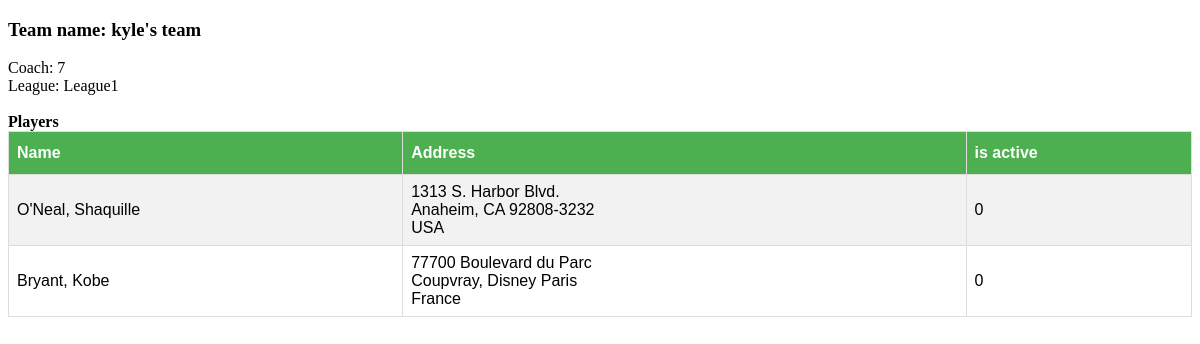
Screenshot of /web/team_view.php?team_ID=4 with the database file from the repository.
### tables this page shows
CREATE TABLE Sports_team (
    ID int(10) unsigned not null AUTO_INCREMENT,
    League int(10) unsigned DEFAULT NULL,
    Coach int(10) unsigned UNIQUE DEFAULT NULL,
    Team_name varchar(100) not null,

    PRIMARY KEY (ID),
    FOREIGN KEY (Coach) REFERENCES User (ID) ON DELETE SET NULL,
    FOREIGN KEY (League) REFERENCES League (ID) ON DELETE SET NULL
);

CREATE TABLE Players (
    ID int(10) unsigned not null AUTO_INCREMENT,
    Team int (10) unsigned not null,
    Name_first varchar(100),
    Name_last varchar(100) not null,
    Street varchar(250),
    City varchar(100),
    State varchar(100),
    Country varchar(100),
    ZipCode char(10) DEFAULT NULL,
    currently_active bit(1) DEFAULT 0,

    PRIMARY KEY (ID),
    FOREIGN KEY (Team) REFERENCES Sports_team (ID),
    UNIQUE INDEX uniq_name (Name_last, Name_first)
);

### web/functions/team_fns.php (called while the page is built, shortened)
<?php
	require_once("classes/Player.php");
	require_once("classes/Team.php");
	function get_team_by_ID($team_id)
	{
		$team_table = TEAM_TABLE;
		$db = db_connect();
		$query = "SELECT *
					FROM $team_table
					WHERE ID = $team_id";
		if (!$result = $db->query($query))
		{
			return null;
		}
		$data['info'] = $result->fetch_assoc();
		$data['players'] = get_players($team_id);
		return $data;
	}
	function get_players($team_id)
	{
		$players_table = PLAYERS_TABLE;
		$db = db_connect();
		$query = "SELECT *
					FROM $players_table
					WHERE Team = $team_id";
		if (!$result = $db->query($query))
		{
			return null;
		}
		$player_array = array();
		while ($row = $result->fetch_assoc())
		{
			$player_object = new Player($row['Name_first'], $row['Name_last'], $row['Street'], $row['City'], $row['State'], $row['Country'], $row['ZipCode'], $row['currently_active']);
			array_push($player_array, $player_object);
		}
		return $player_array;
	}
?>

### web/classes/Team.php (called while the page is built)
<?php
	require_once("functions/team_fns.php");
	class Team
	{
		private $name;
		private $coach;
		private $league;
		private $players;
		function __construct($name, $coach, $league, $players = null)
		{
			$this->name = $name;
			$this->coach = $coach;
			$this->league = $league;
			$this->players = $players;
		}
		function name()
		{
			if( func_num_args() == 0 )
			{
				return $this->name;
			}
			else if( func_num_args() == 1 )
			{
				$this->name = func_get_arg(0);
			}
			return $this;
		}
		function coach()
		{
			if( func_num_args() == 0 )
			{
				return $this->coach;
			}
			else if( func_num_args() == 1 )
			{
				$this->coach = func_get_arg(0);
			}
			return $this;
		}
		function league()
		{
			if( func_num_args() == 0 )
			{
				return $this->league;
			}
			else if( func_num_args() == 1 )
			{
				$this->league = func_get_arg(0);
			}
			return $this;
		}
		function players()
		{
			if( func_num_args() == 0 )
			{
				return $this->players;
			}
			else if( func_num_args() == 1 )
			{
				$this->players = func_get_arg(0);
			}
			return $this;
		}
	}
?>

### web/team_view.php (the view, shortened to what this page needs)
<?php
	require_once('classes/User.php');
	require_once('classes/Team.php');
	if (!isset($_GET['team_ID']))
	{
		echo "make sure there's GET data like: 'team_view.php?team_ID=1'";
		throw new Exception('Found no GET data');
	}
	else
	{
		$team = get_team_by_ID($_GET['team_ID']);
		$team_object = new Team($team['info']['Team_name'],
								$team['info']['Coach'],
								get_league_name($team['info']['League']),
								get_players($team['info']['ID']));
	}
?>
<!DOCTYPE html>
<html>
<head>
	<link rel="stylesheet" type="text/css" href="css/table.css">
</head>
<body>
	<h3>Team name: <?php echo $team_object->name(); ?></h3>
	Coach: <?php echo $team_object->coach(); ?> <br>
	League: <?php echo $team_object->league(); ?><br>
	<?php if ($team_object->players() != null): ?>
	<br><strong>Players</strong><br>
	<table>
		<tr>
			<th>Name</th>
			<th>Address</th>
			<th>is active</th>
		</tr>
		<?php foreach($team_object->players() as $player): ?>
		<tr>
			<td><?php echo $player->name(); ?></td>
			<td><?php echo $player->get_full_address(); ?></td>
			<td><?php echo $player->is_active(); ?></td>
		</tr>
		<?php endforeach; ?>
	</table>
	<?php else: ?>
	There are no players on this team
	<?php endif; ?>
</body>
</html>

### web/classes/Player.php (shortened to what this page needs)
<?php
	class Player
	{
		private $fname;
		private $lname;
		private $street;
		private $city;
		private $state;
		private $country;
		private $zipcode;
		private $is_active;
		function __construct($fname, $lname, $street, $city, $state, $country, $zipcode, $is_active=false)
		{
			$this->fname = $fname;
			$this->lname = $lname;
			$this->street = $street;
			$this->city = $city;
			$this->state = $state;
			$this->country = $country;
			$this->zipcode = $zipcode;
			$this->is_active = $is_active;
		}
		function name()
		{
			if( func_num_args() == 0 )
			{
				return $this->lname.", ".$this->fname;
			}
			else if ( func_num_args() == 2 )
			{
				$this->name = func_get_arg(0).", ".func_get_arg(1);
			}
			return $this;
		}
		function is_active()
		{
			return $this->is_active;
		}
		function get_full_address()
		{
			$full_address = $this->street."<br/>".$this->city.", ".$this->state." ".$this->zipcode."<br/>".$this->country;
			return $full_address;
		}
	}
?>

### web/css/table.css (style rules this page uses)
table { font-family: "Trebuchet MS", Arial, Helvetica, sans-serif; border-collapse: collapse; width: 100%; }
td, th { border: 1px solid #ddd; padding: 8px; }
tr:nth-child(even) { background-color: #f2f2f2; }
th { padding-top: 12px; padding-bottom: 12px; text-align: left; background-color: #4CAF50; color: white; }

### rows the page displays
sports_team: Team_name "kyle's team", Coach "7"
players: $player->name() "O'Neal, Shaquille", Street "1313 S. Harbor Blvd.", City "Anaheim", State "CA", ZipCode "92808-3232", Country "USA", currently_active "0"
players: $player->name() "Bryant, Kobe", Street "77700 Boulevard du Parc", City "Coupvray", State "Disney Paris", Country "France", currently_active "0"

### other values shown
$team_object->league() "League1"
